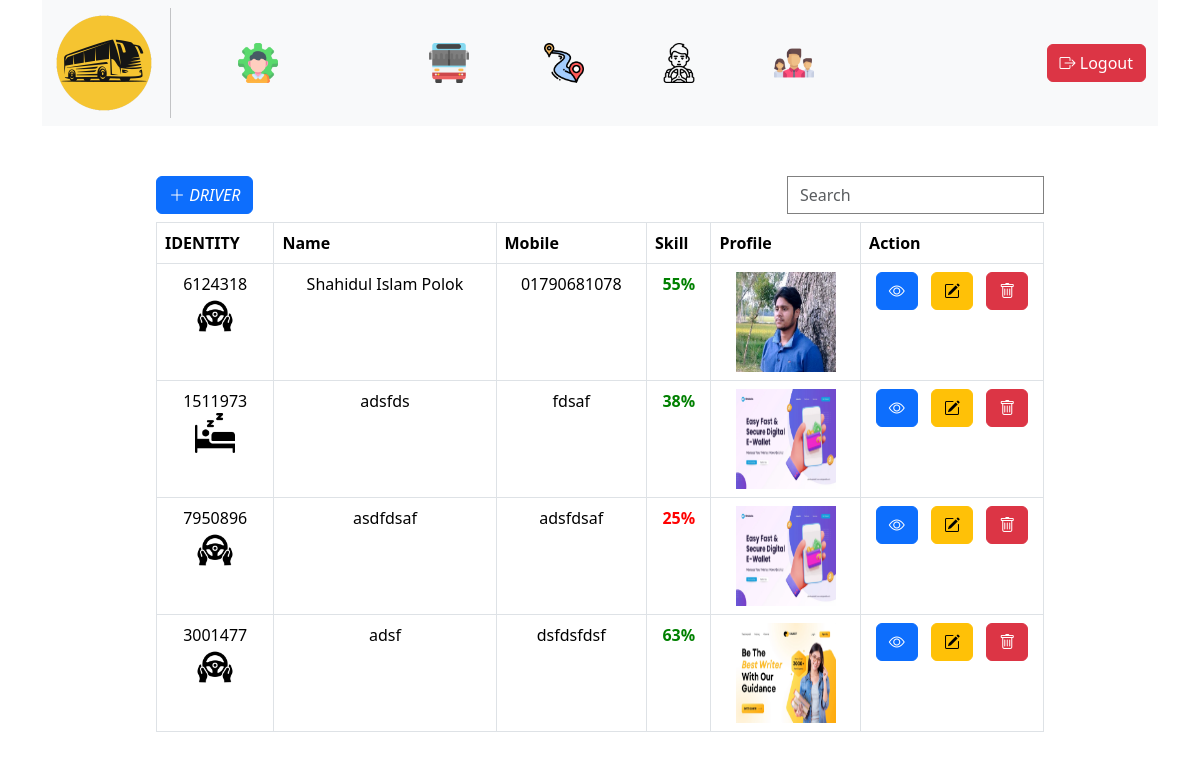
/admin/admin_driver.php (signed in), run on the app's committed database.
### tables this page shows
CREATE TABLE `driver` (
  `id` int NOT NULL,
  `identity` varchar(255) NOT NULL,
  `name` varchar(255) NOT NULL,
  `mobile` varchar(20) NOT NULL,
  `nid` int NOT NULL,
  `skilled_percentage` varchar(20) NOT NULL,
  `img` varchar(500) NOT NULL,
  `status` varchar(100) NOT NULL
);

### admin/admin_driver.php (the view, shortened to what this page needs)
<?php
include 'admin_header.php';
include 'navbar.php';
?>
<div class="row">
    <div style="width: 80%;margin:auto;margin-top:50px;">
        <div class="d-flex justify-content-between">
            <div>
                    <button type="button" class="btn btn-primary mb-2" data-bs-toggle="modal" data-bs-target="#exampleModal">
                <i class="bi bi-plus-lg"> DRIVER</i>
                </button>
            </div>
            <div>
                <input style="border-radius:0px;border:1px solid grey;" type="search" class="form-control" placeholder="Search">
            </div>
        </div>
        <table class="table table-bordered">
            <tr>
                <th>IDENTITY</th>
                <th>Name</th>
                <th>Mobile</th>
                <th>Skill</th>
                <th>Profile</th>
                <th>Action</th>
            </tr>
            <tbody>
<?php
    include "../config.php";
    $query = $dbConn->prepare("SELECT * FROM driver ORDER BY id DESC");
    $query->execute();
    $data = $query->fetchAll();
    foreach ($data as $row):
?>
                <tr>
                    <td>
                        <?= $row['identity'] ?>
                        <br>
                        <?php
                            if ($row['status']=="Active"):
                        ?>
                            <img src="../img/test-drive.png" style="width:40px;" alt="">
                        <?php endif; ?>
                        <?php
                            if ($row['status']=="Rest"):
                        ?>
                            <img src="../img/sleep.png" style="width:40px;" alt="">
                        <?php endif; ?>
                    </td>
                    <td><?= $row['name'] ?></td>
                    <td><?= $row['mobile'] ?></td>
                    <?php
                        if($row['skilled_percentage']<30):
                    ?>
                    <td><?= "<span style='color:red;font-weight:bolder;'>".$row['skilled_percentage']."%</span>" ?></td>
                    <?php
                        endif;
                    ?>
                    <?php
                        if($row['skilled_percentage']>30):
                    ?>
                    <td><?= "<span style='color:green;font-weight:bolder;'>".$row['skilled_percentage']."%</span>" ?></td>
                    <?php
                        endif;
                    ?>
                    <td>
                        <img src="driver_img/<?= $row['img'] ?>" style="width:100px;height:100px;" alt="">
                    </td>
                    <td>
                        <div class="d-flex justify-content-around">
                            <a href="#" class="btn btn-primary"><i class="bi bi-eye"></i></a>
                            <a href="#" class="btn btn-warning"><i class="bi bi-pencil-square"></i></a>
                            <a href="#" class="btn btn-danger"><i class="bi bi-trash"></i></a>
                        </div>
                    </td>
                </tr>
  <?php  endforeach;  ?>
            </tbody>
        </table>
    </div>
</div>
<?php include "admin_footer.php";?>

### admin/admin_driver.php (style rules this page uses)
.table tr td { text-align: center; }

### data on the page
driver: identity "6124318", name "Shahidul Islam Polok", mobile "01790681078", skilled_percentage "55", img (picture)
driver: identity "1511973", name "adsfds", mobile "fdsaf", skilled_percentage "38", img (picture)
driver: identity "7950896", name "asdfdsaf", mobile "adsfdsaf", skilled_percentage "25", img (picture)
driver: identity "3001477", name "adsf", mobile "dsfdsfdsf", skilled_percentage "63", img (picture)
